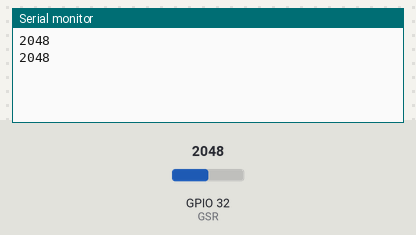
Recording of a sketch running on a simulated ESP32. Shown: the last lines printed to the serial monitor. The inputs (shaded band) are chosen by the test bench; at power-on: GPIO 32 (GSR) = 2048.

Above: at 1.2 s.
1.3 s: GPIO 32 (GSR) set to 2866
At 2.6 s:
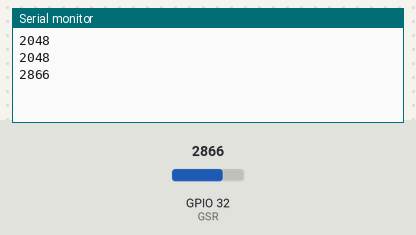
2.8 s: GPIO 32 (GSR) set to 3603
At 3.5 s:
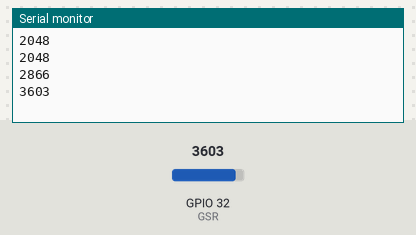
Timing chart, 0 to 5.8 s (numbered marks = the images above; inputs shaded):
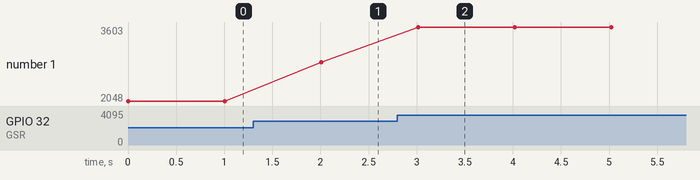

The sketch:

GsrSensor.ino
```cpp
const int GSR=A4;
const int NUM_SAMPLES = 32;
int sensorValue=0;
int gsr_average=0;

void setup(){
  Serial.begin(115200);
  analogSetWidth(10);
}

void loop(){
  long sum=0;
  for(int i=0;i<NUM_SAMPLES;i++) //Average the measurements to remove the glitch
  {
  sensorValue=analogRead(GSR);
  sum += sensorValue;
  //delay(10);
  }
  gsr_average = sum/NUM_SAMPLES;
  Serial.println(gsr_average);
  delay(1000);
}
```

Measured:
- after the input at 1.3 s, the serial monitor: prints a new line after 0.71 s (image 1)
- after the input at 2.8 s, the serial monitor: prints a new line after 0.21 s (image 2)
- plotted number 1: 2048 → 2866 after the input at 1.3 s, 2866 → 3603 after the input at 2.8 s
